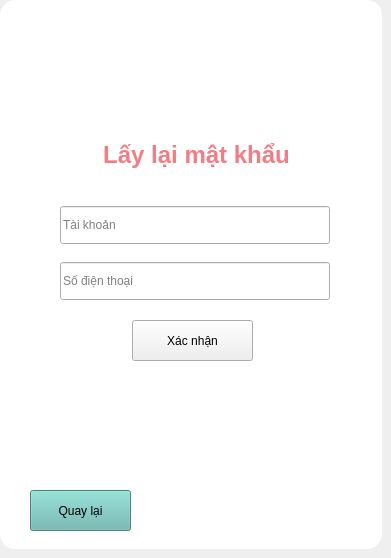
         <widget class="QWidget" name="widget_6">
          <widget class="QWidget" name="forgetPasswordWrapper" native="true">
           <property name="geometry">
            <rect>
             <x>0</x>
             <y>0</y>
             <width>382</width>
             <height>549</height>
            </rect>
           </property>
           <property name="autoFillBackground">
            <bool>false</bool>
           </property>
           <property name="styleSheet">
            <string notr="true">QWidget#forgetPasswordWrapper {
	background-color: white;
	border-radius: 15px;
}</string>
           </property>
           <widget class="QPushButton" name="forgetPasswordConfirm">
            <property name="geometry">
             <rect>
              <x>132</x>
              <y>320</y>
              <width>121</width>
              <height>41</height>
             </rect>
            </property>
            <property name="cursor">
             <cursorShape>PointingHandCursor</cursorShape>
            </property>
            <property name="styleSheet">
             <string notr="true"/>
            </property>
            <property name="text">
             <string>Xác nhận</string>
            </property>
            <property name="colorStyle" stdset="0">
             <string>primary</string>
            </property>
           </widget>
           <widget class="QLabel" name="label_49">
            <property name="geometry">
             <rect>
              <x>66</x>
              <y>130</y>
              <width>261</width>
              <height>51</height>
             </rect>
            </property>
            <property name="styleSheet">
             <string notr="true">font-size: 30px;
color: #f27d85;
font-weight: bold;</string>
            </property>
            <property name="text">
             <string>&lt;html&gt;&lt;head/&gt;&lt;body&gt;&lt;p align=&quot;center&quot;&gt;&lt;span style=&quot; font-size:18pt;&quot;&gt;Lấy lại mật khẩu&lt;/span&gt;&lt;/p&gt;&lt;/body&gt;&lt;/html&gt;</string>
            </property>
           </widget>
           <widget class="QLineEdit" name="forgetPasswordUsername">
            <property name="geometry">
             <rect>
              <x>60</x>
              <y>206</y>
              <width>270</width>
              <height>38</height>
             </rect>
            </property>
            <property name="styleSheet">
             <string notr="true"/>
            </property>
            <property name="placeholderText">
             <string>Tài khoản</string>
            </property>
           </widget>
           <widget class="QLineEdit" name="forgetPasswordPhonenumber">
            <property name="geometry">
             <rect>
              <x>60</x>
              <y>262</y>
              <width>270</width>
              <height>38</height>
             </rect>
            </property>
            <property name="styleSheet">
             <string notr="true"/>
            </property>
            <property name="placeholderText">
             <string>Số điện thoại</string>
            </property>
           </widget>
           <widget class="QPushButton" name="forgetBtnBack">
            <property name="geometry">
             <rect>
              <x>30</x>
              <y>490</y>
              <width>101</width>
              <height>41</height>
             </rect>
            </property>
            <property name="cursor">
             <cursorShape>PointingHandCursor</cursorShape>
            </property>
            <property name="styleSheet">
             <string notr="true">	background-color: #66b7af;</string>
            </property>
            <property name="text">
             <string>Quay lại</string>
            </property>
           </widget>
          </widget>
         </widget>
